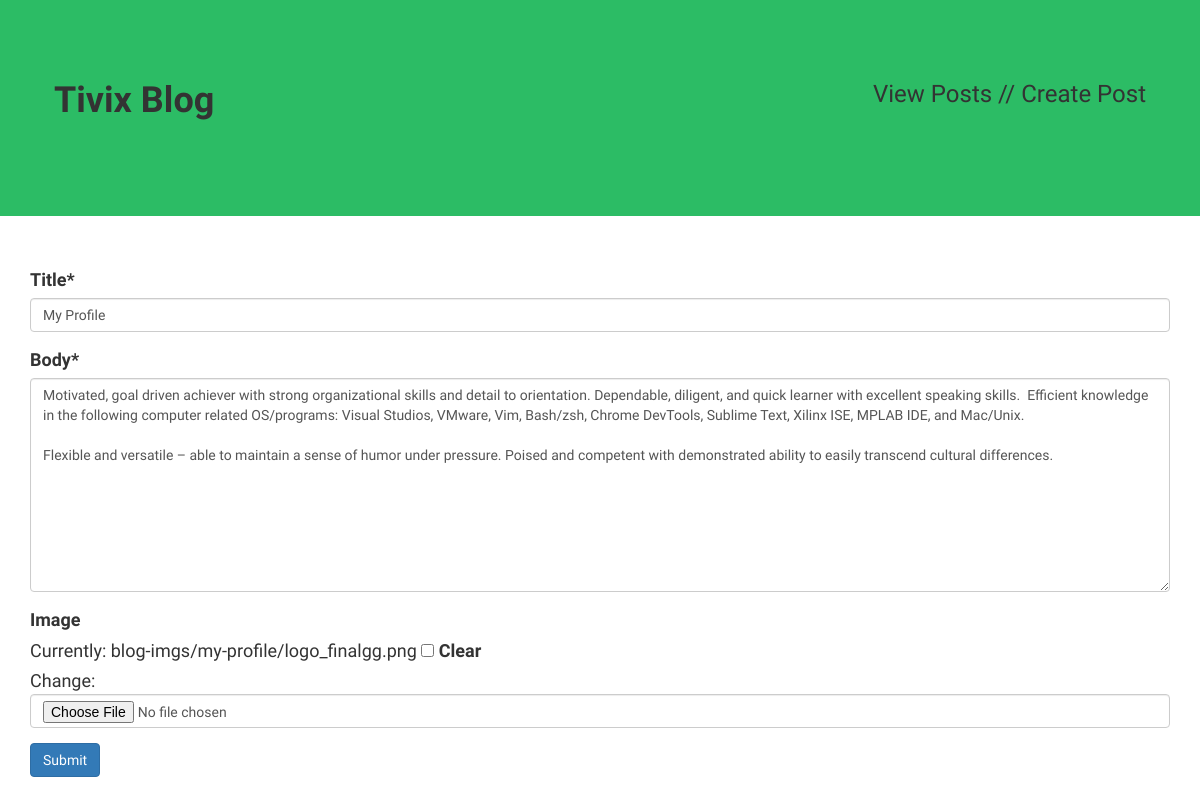
The page /blog/my-profile/update/ on the database its author committed.
### blog/models.py (models this page shows, shortened)
class Post(models.Model):
    title = models.CharField(max_length=200)
    body = models.TextField()
    slug = models.SlugField(max_length=200, unique=True)
    created = models.DateTimeField(auto_now_add=True)  # update on 1st save
    modified = models.DateTimeField(auto_now=True)  # update time stamp
    image = models.ImageField(upload_to=upload_location,
                              null=True,
                              blank=True,
                              width_field='width_field',
                              height_field='height_field')
    height_field = models.PositiveIntegerField(default='300')
    width_field = models.PositiveIntegerField(default='300')
    def save(self, *args, **kwargs):
        if not self.id:
            self.slug = slugify(self.title)
        super(Post, self).save(*args, **kwargs)
    class Meta:
        verbose_name = "Post Entry"
        verbose_name_plural = "Post Entries"
        ordering = ["-created"]

### blog/views.py (the view)
# urls.py: url(r'^(?P<slug>\S+)/update/$', update_post_view,
def update_post_view(request, slug=None):
    instance = get_object_or_404(Post, slug=slug)
    post_form = PostForm(request.POST or None, request.FILES or None, instance=instance)
    if post_form.is_valid():
        post_form.save()
        messages.success(request, "Post successfully updated.")
        return HttpResponseRedirect(instance.get_absolute_url())
    context = {
        'post_form': post_form,
    }
    return render(request, 'create_post.html', context)

### blog/forms.py (shortened to what this page needs)
class PostForm(forms.ModelForm):
    class Meta:
        model = Post
        fields = ('title', 'body', 'image')

### templates/create_post.html (shortened to what this page needs)
{% extends 'base.html' %}
{% load crispy_forms_tags %}
{% block content %}
<form method="POST" action="" name="post_form" enctype="multipart/form-data">
    {{ post_form|crispy }}
    <input type="submit" class="btn btn-primary" value="Submit" />
</form>
{% endblock %}

### templates/base.html (shortened to what this page needs)
{% load staticfiles %}
<!DOCTYPE html>
<html lang="en">
    <head>
        <link href="{% static 'css/bootstrap.min.css' %}" rel="stylesheet">
        <link href="{% static 'css/blog.css' %}" rel="stylesheet">
        <link href="https://maxcdn.bootstrapcdn.com/font-awesome/4.6.2/css/font-awesome.min.css" rel="stylesheet">
    </head>
    <body>
        <div class="top">
            <div class="navi">
                <div class="lefty">
                    <h1 style="font-weight: 900;">Tivix Blog</h1>
                </div>
                <div class="righty">
                    <h3><a href="{% url 't-blog:home' %}">View Posts</a> //
                        <a href="{% url 't-blog:create_post' %}">Create Post</a></h3>
                </div>
            </div>
        </div>
        <br />
        <br />
        <div class="container">
            {% block content %} {% endblock %}
        </div>
    </body>
</html>

### static/css/blog.css (style rules this page uses)
h1, .h1, h2, h3, .h3, h4, h5, h6 { margin-top: 0; }
body { font-family: 'Raleway', sans-serif; font-size: 18px; line-height: 1.42857143; color: #333; }
.top { padding: 0; margin: 0; width: 100%; }
.navi { background-color: #2cbc65; height: 12em; overflow: hidden; padding-top: 4.5em; }
a { color: #333; }
.righty { margin-right: 3em; float: right; }
.lefty { margin-left: 3em; float: left; font-weight: 900; }

### rows shown on the page
Post: title "My Profile", body "Motivated, goal driven achiever with strong organizational skills and detail to orientation. Dependable, diligent, and quick learner with excellent speaking skills. Efficient knowledge in the following computer related OS/programs: Visual Studios, VMware, Vim, Bash/zsh, Chrome DevTools, Sublime Text, Xilinx ISE, MPLAB IDE, and Mac/Unix. Flexible and versatile – able to maintain a sense of humor under pressure. Poised and competent with demonstrated ability to easily transcend cultural differences."
